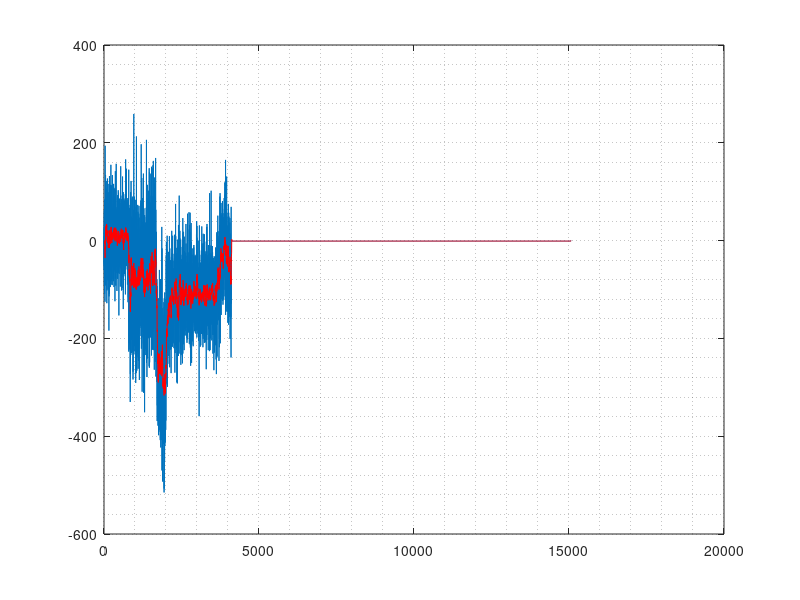

Here is the MATLAB script that generated this plot:
clc;
clear all;
close all;

data = csvread("data.csv");

torq_data = data(:,6);

a = 0.4;
torq_data_new = zeros(length(torq_data),1);
num = 20;
data_vec = zeros(num,1);

for cnt =num:length(torq_data)-1
  data_vec(num) = torq_data(cnt);
  torq_data_new(cnt,1) = mean(data_vec);
  data_vec(1:num-1) = data_vec(2:num);
end

figure(1)
plot(data(:,4))
hold on
plot(torq_data_new, 'r')
grid minor
